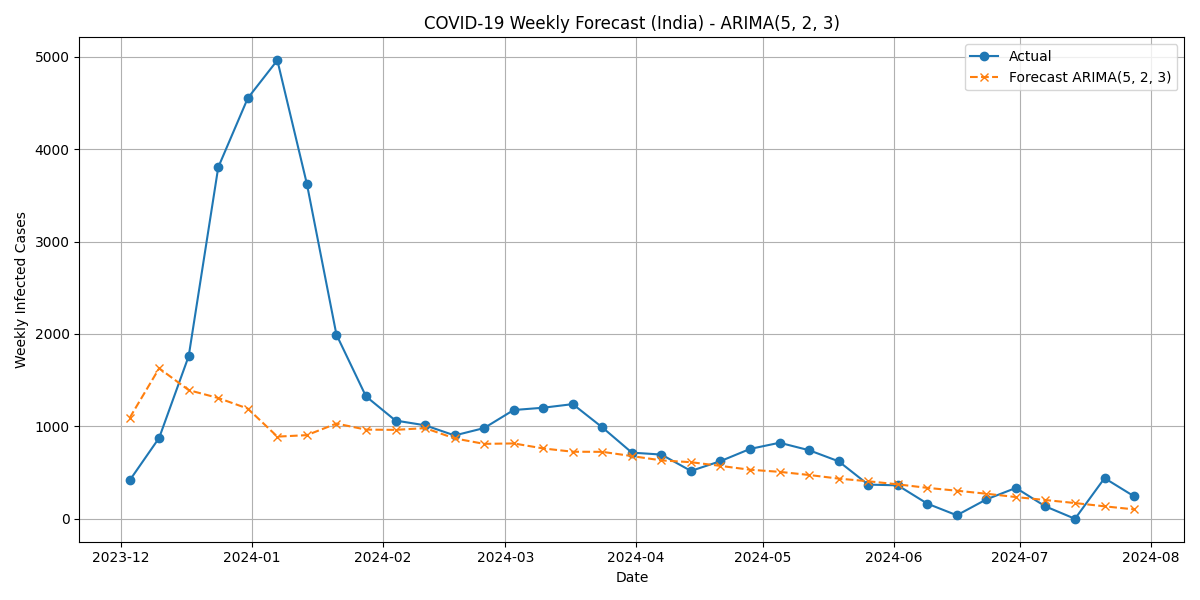

Python code for this plot:
import pandas as pd
import numpy as np
import matplotlib.pyplot as plt
from statsmodels.tsa.arima.model import ARIMA
from sklearn.metrics import mean_absolute_error, mean_squared_error, r2_score
import warnings
warnings.filterwarnings("ignore")

# === 1. Load and Filter Dataset ===
df = pd.read_csv('owid-covid-data.csv', parse_dates=['date'])

# Check required columns
if not all(col in df.columns for col in ['location', 'date', 'new_cases']):
    raise ValueError("Dataset must include 'location', 'date', and 'new_cases' columns.")

# Filter India data
df = df[df['location'] == 'India'][['date', 'new_cases']].dropna()
df.columns = ['Date', 'Cases']
df.set_index('Date', inplace=True)

# === 2. Convert to Weekly Infected ===
weekly_cases = df['Cases'].resample('W').sum()

# === 3. Train-Test Split ===
train = weekly_cases['2020-01-01':'2023-11-30']
test = weekly_cases['2023-12-01':'2024-07-31']

# === 4. ARIMA Grid Search over (p,d,q) ===
best_model = None
best_order = None
best_r2 = float('-inf')
results = []

print("🔍 Starting ARIMA model training and evaluation...\n")

for p in range(2, 6):
    for d in range(1, 4):
        for q in range(2, 6):
            try:
                model = ARIMA(train, order=(p, d, q)).fit()
                forecast = model.forecast(steps=len(test))
                mae = mean_absolute_error(test, forecast)
                rmse = np.sqrt(mean_squared_error(test, forecast))
                r2 = r2_score(test, forecast)
                results.append(((p, d, q), mae, rmse, r2))

                if r2 > best_r2:
                    best_r2 = r2
                    best_model = model
                    best_order = (p, d, q)
            except Exception as e:
                print(f"⚠️ ARIMA({p},{d},{q}) failed: {e}")

# === 5. Report Best Model ===
if best_model:
    forecast = best_model.forecast(steps=len(test))

    print("\n✅ Best ARIMA Model:")
    print(f"Order: {best_order}")
    print(f"MAE: {mean_absolute_error(test, forecast):.2f}")
    print(f"RMSE: {np.sqrt(mean_squared_error(test, forecast)):.2f}")
    print(f"R²: {r2_score(test, forecast):.4f}")

    # === 6. Plot Forecast ===
    plt.figure(figsize=(12, 6))
    plt.plot(test.index, test.values, label="Actual", marker='o')
    plt.plot(test.index, forecast, label=f"Forecast ARIMA{best_order}", linestyle='--', marker='x')
    plt.title(f"COVID-19 Weekly Forecast (India) - ARIMA{best_order}")
    plt.xlabel("Date")
    plt.ylabel("Weekly Infected Cases")
    plt.legend()
    plt.grid(True)
    plt.tight_layout()
    plt.show()

    # === 7. Top 5 Models Table ===
    print("\n📊 Top 5 ARIMA Models (Sorted by R²):")
    top_models = sorted(results, key=lambda x: x[3], reverse=True)[:5]
    for i, (order, mae, rmse, r2) in enumerate(top_models, 1):
        print(f"{i}. ARIMA{order} → MAE: {mae:.2f}, RMSE: {rmse:.2f}, R²: {r2:.4f}")
else:
    print("❌ No valid ARIMA model found.")
